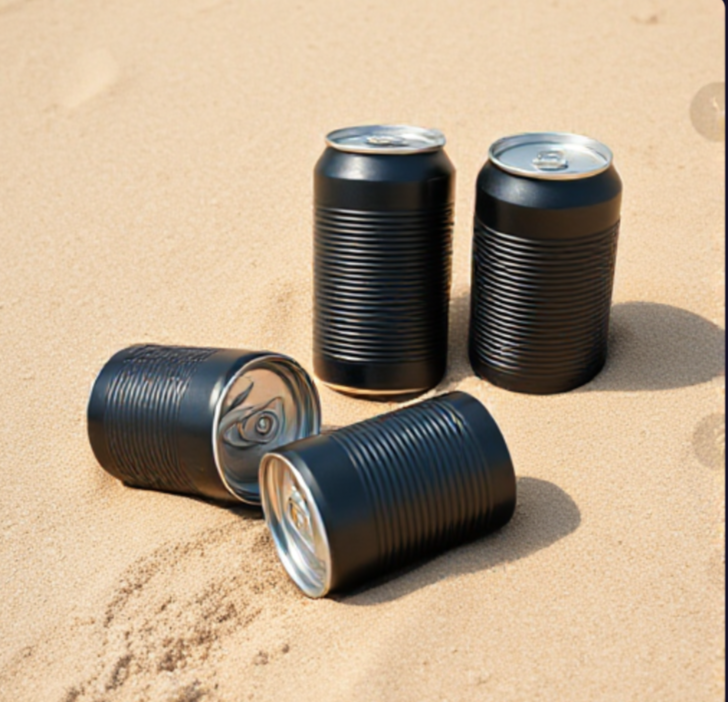
#> input picture Latas/lata5.png, 728 x 702 px, found by its file name
$ python contours.py
#> lines starting #> are read from the running program, lines starting #| are printed output that depends on the picture; after the words box and inside, x2 and y2 are one past the last pixel; in counts of white or black regions, pixels touching at a corner belong together
import cv2 as cv
import numpy as np

img = cv.imread('../Latas/Lata5.png')
#> img is the input picture: shape (702, 728, 3); mean B, G, R 140.7, 165.1, 185.1
cv.imshow('lata',img)

blank = np.zeros(img.shape, dtype='uint8')
#cv.imshow('blank',blank)


gray = cv.cvtColor(img, cv.COLOR_RGB2GRAY)
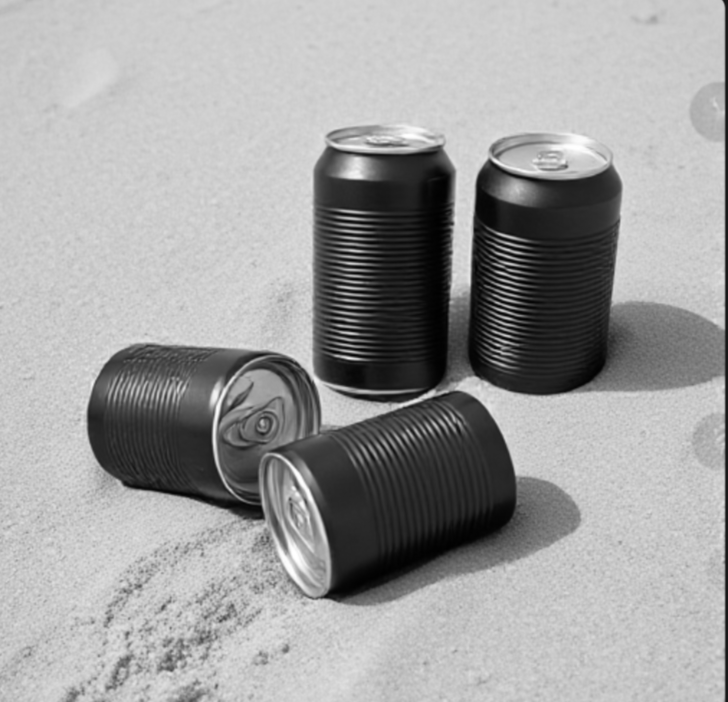
#> gray: shape (702, 728); min 1, max 255, mean 160.1
#cv.imshow('gray',gray)

blur = cv.GaussianBlur(gray, (5,5), cv.BORDER_DEFAULT)
cv.imshow('blur',blur)

# canny = cv.Canny(blur, 125, 175)
# cv.imshow('canny',canny)

ret, thresh = cv.threshold(blur, 170, 255, cv.THRESH_BINARY)
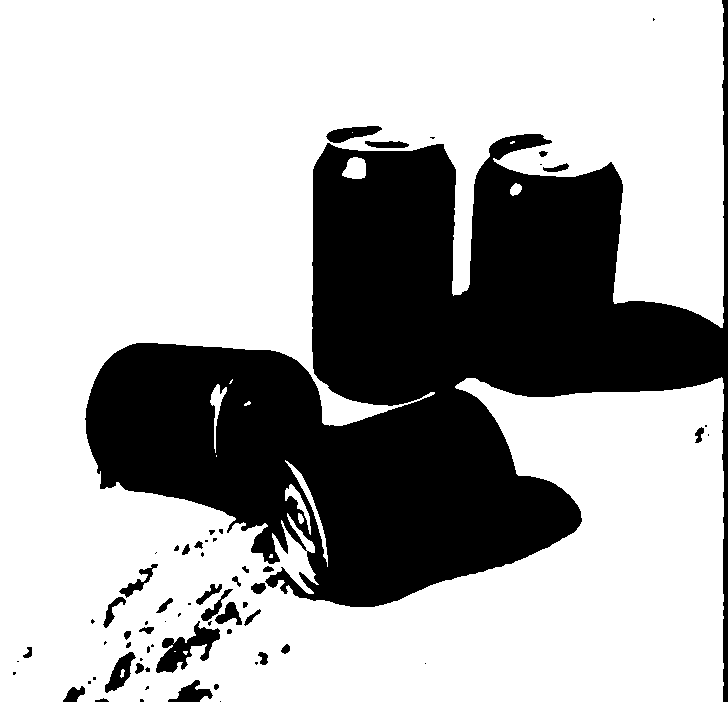
#> thresh: shape (702, 728); 68.3% white; 66 black regions (30 under 20 px), largest, box (x1, y1, x2, y2) and area: (85, 0, 728, 702) 155997, (156, 621, 220, 673) 1350, (105, 652, 136, 693) 560
# cv.imshow('thresh',thresh)

inv_thresh = cv.bitwise_not(thresh)
#> inv_thresh: shape (702, 728); 31.7% white; 66 white regions (30 under 20 px)
cv.imshow('inv_thresh',inv_thresh)


contours, hierarchies = cv.findContours(inv_thresh, cv.RETR_EXTERNAL, cv.CHAIN_APPROX_NONE)
#> contours = 66 contours, 37 with area under 20; largest, box (x1, y1, x2, y2) and area: (85, 0, 728, 702) 155814, (156, 621, 220, 673) 1234, (105, 652, 136, 693) 537, (326, 126, 382, 143) 488, (168, 680, 213, 702) 424
print(f'{len(contours)} contours(s) found!')
#| 66 contours(s) found!

cv.drawContours(blank, contours,-1, (255,255,0), 1)
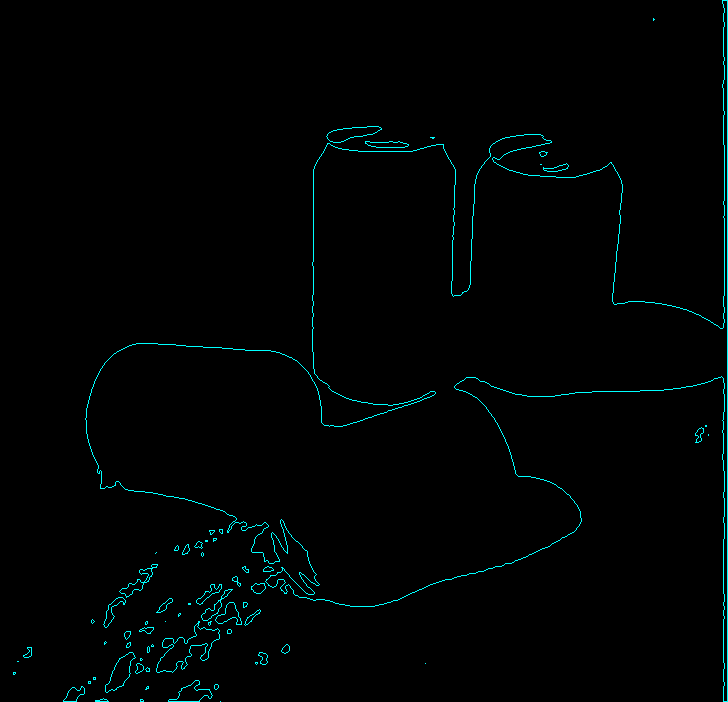
#> blank: shape (702, 728, 3); mean of channels 0, 1, 2 3.2, 3.2, 0; drawn as B, G, R
cv.imshow('drawn',blank)

cv.waitKey(0)

$ run again, with Latas/lata2.png copied over Latas/lata5.png
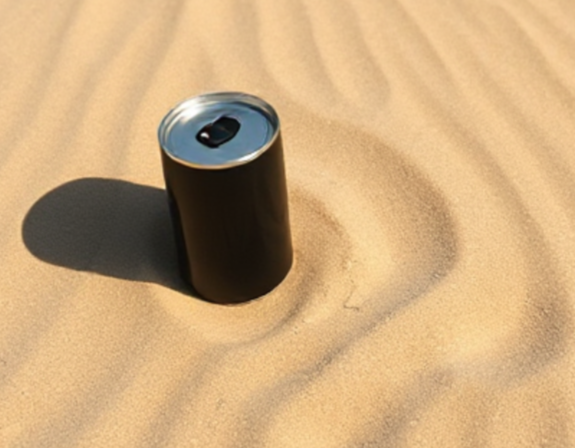
#> input picture Latas/lata2.png, 575 x 448 px, found by its file name
#> img is the input picture: shape (448, 575, 3); mean B, G, R 126.6, 170.8, 205.2
#> `ret, thresh = cv.threshold(blur, 170, 255, cv.THRESH_BINARY)`:
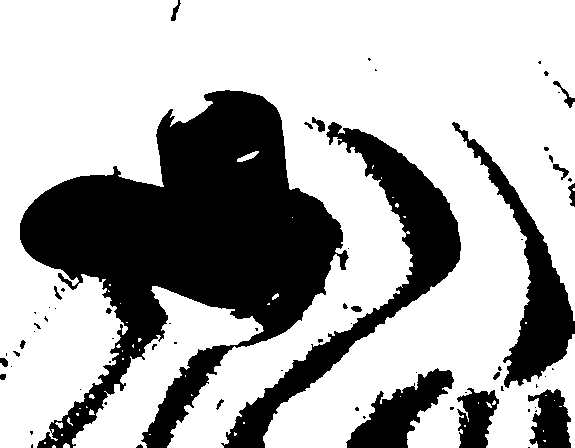
#> thresh: shape (448, 575); 68.3% white; 69 black regions (46 under 20 px), largest, box (x1, y1, x2, y2) and area: (20, 90, 349, 448) 52665, (221, 122, 461, 448) 13247, (452, 122, 575, 388) 7327
#> inv_thresh: shape (448, 575); 31.7% white; 69 white regions (46 under 20 px)
#> contours = 69 contours, 51 with area under 20; largest, box (x1, y1, x2, y2) and area: (20, 90, 349, 448) 51939, (221, 122, 461, 448) 12750, (452, 122, 575, 388) 6992, (346, 368, 454, 448) 3622, (528, 389, 571, 448) 1700
#| 69 contours(s) found!
#> `cv.drawContours(blank, contours,-1, (255,255,0), 1)`:
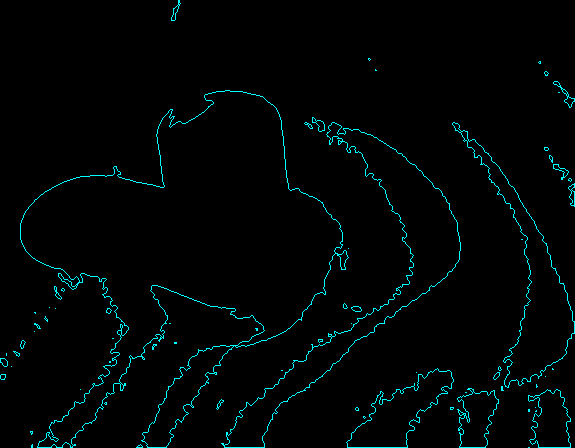
#> blank: shape (448, 575, 3); mean of channels 0, 1, 2 5.4, 5.4, 0; drawn as B, G, R

$ run again, with Latas/lata3.png copied over Latas/lata5.png
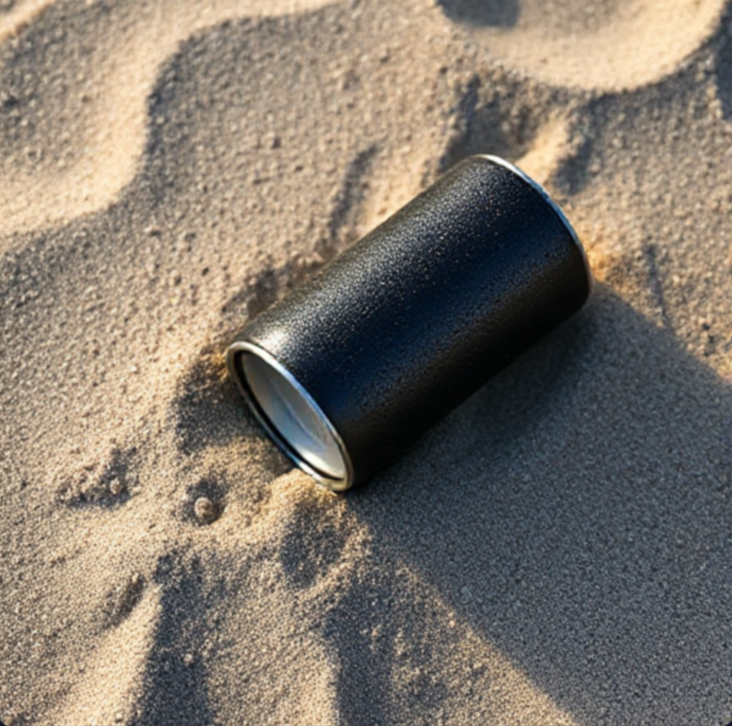
#> input picture Latas/lata3.png, 732 x 726 px, found by its file name
#> img is the input picture: shape (726, 732, 3); mean B, G, R 108.5, 119.5, 128.6
#> `ret, thresh = cv.threshold(blur, 170, 255, cv.THRESH_BINARY)`:
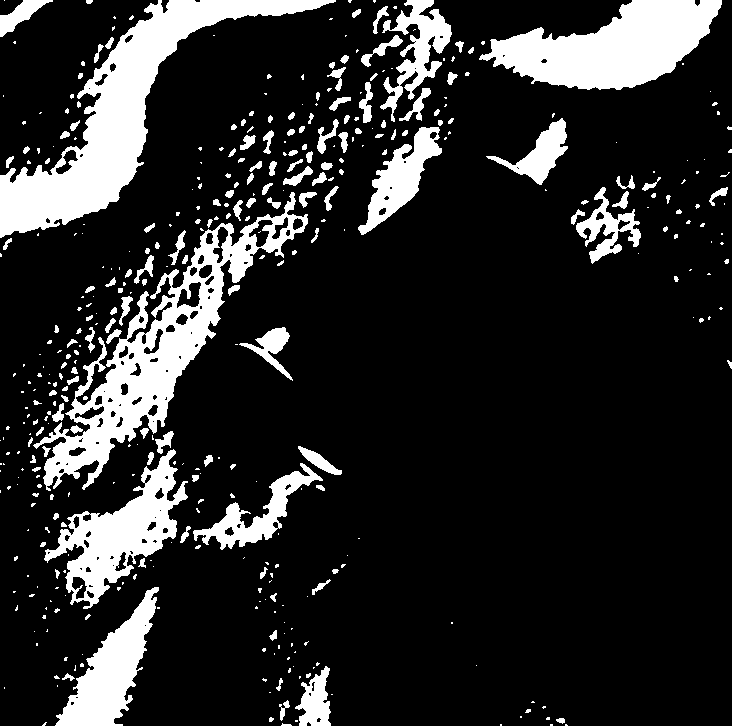
#> thresh: shape (726, 732); 16.5% white; 425 white regions (264 under 20 px), largest, box (x1, y1, x2, y2) and area: (0, 0, 336, 238) 18414, (33, 192, 308, 491) 16332, (479, 0, 722, 90) 12479
#> inv_thresh: shape (726, 732); 83.5% white; 425 black regions (264 under 20 px)
#> contours = 24 contours, 16 with area under 20; largest, box (x1, y1, x2, y2) and area: (0, 0, 732, 726) 470347, (0, 0, 158, 183) 15803, (0, 0, 23, 15) 215, (56, 150, 78, 174) 179, (161, 0, 169, 13) 44, (95, 74, 108, 86) 42, (110, 63, 116, 72) 27, (125, 35, 133, 43) 25
#| 24 contours(s) found!
#> `cv.drawContours(blank, contours,-1, (255,255,0), 1)`:
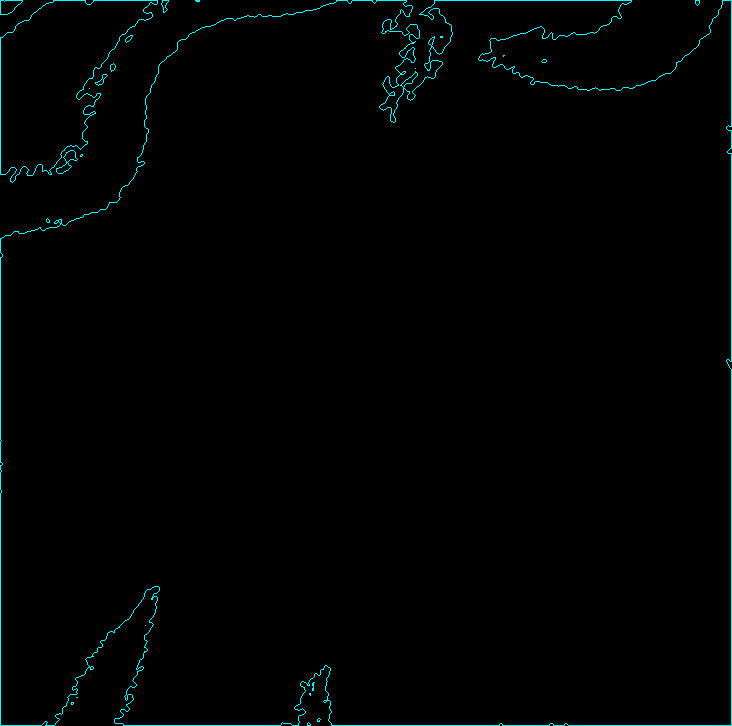
#> blank: shape (726, 732, 3); mean of channels 0, 1, 2 2.6, 2.6, 0; drawn as B, G, R
